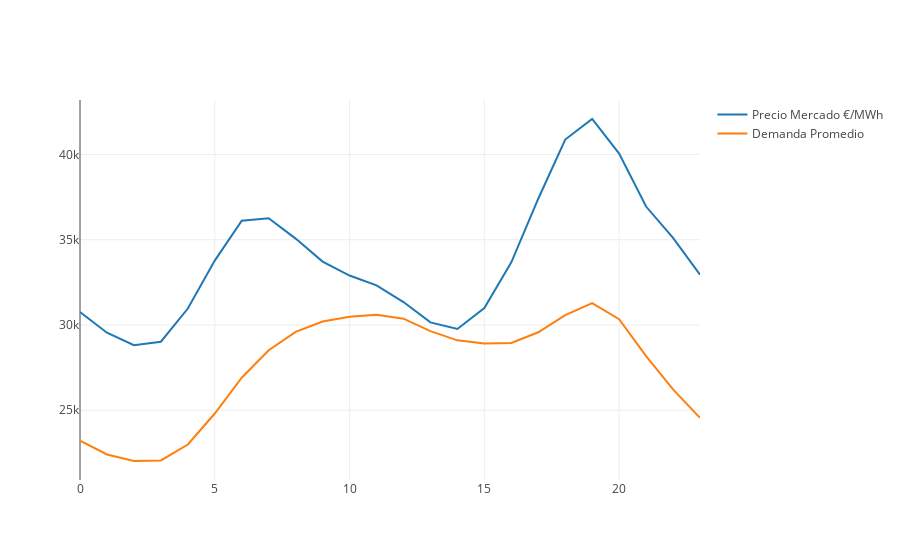

Notebook code cell kept with this figure:
### Code cell
def demandaYprecioPromedioPorHora(dfMercados: DataFrame, dfDemanda: DataFrame): Unit = {
    val dfPromedioMercados = dfMercados
        .select("Valor_Mercado_Spot", "Fecha")
        .groupBy(date_format(col("Fecha"), "HH").as("Hora"))
        .agg(avg("Valor_Mercado_Spot").as("PromedioMercadoPorHora"))
        .orderBy(col("Hora"))
    
    val dfPromedioDemanda = dfDemanda
        .select("Valor_real", "Fecha")
        .groupBy(date_format(col("Fecha"), "HH").as("Hora"))
        .agg(avg("Valor_real").as("PromedioDemandaPorHora"))
        .orderBy(col("Hora"))

    val seqPrecioEnergia = dfPromedioMercados.select("PromedioMercadoPorHora").as[Double].collect.toSeq
    val seqDemanda = dfPromedioDemanda.select("PromedioDemandaPorHora").as[Double].collect.toSeq
    val seqHoras = dfPromedioMercados.select("Hora").as[String].collect.toSeq

    val tracePrecio =  Scatter(seqHoras, seqPrecioEnergia.map(_*500), name = "Precio Mercado €/MWh")
    val traceDemanda = Scatter(seqHoras, seqDemanda, name = "Demanda Promedio")

    val data = Seq(tracePrecio, traceDemanda)
    plot(data)
}

// Ejemplo de uso
demandaYprecioPromedioPorHora(dataFrameMercados, dfDemandaTiempoReal)

### Figure 1 — Plotly figure (JSON) as saved in the notebook; plotly's stock layout.template omitted (floating-point values rounded to 4 significant figures)
{"data": [{"name": "Precio Mercado €/MWh", "type": "scatter", "x": ["00", "01", "02", "03", "04", "05", "06", "07", "08", "09", "10", "11", "12", "13", "14", "15", "16", "17", "18", "19", "20", "21", "22", "23"], "y": [30760.0, 29550.0, 28820.0, 29020.0, 30970.0, 33770.0, 36110.0, 36260.0, 35070.0, 33720.0, 32900.0, 32330.0, 31350.0, 30150.0, 29770.0, 30990.0, 33680.0, 37400.0, 40870.0, 42080.0, 40050.0, 36950.0, 35110.0, 32950.0]}, {"name": "Demanda Promedio", "type": "scatter", "x": ["00", "01", "02", "03", "04", "05", "06", "07", "08", "09", "10", "11", "12", "13", "14", "15", "16", "17", "18", "19", "20", "21", "22", "23"], "y": [23210.0, 22410.0, 22030.0, 22060.0, 22990.0, 24810.0, 26910.0, 28520.0, 29600.0, 30210.0, 30480.0, 30600.0, 30370.0, 29640.0, 29100.0, 28920.0, 28950.0, 29580.0, 30580.0, 31280.0, 30340.0, 28170.0, 26220.0, 24550.0]}], "layout": {"autosize": true, "xaxis": {"autorange": true, "range": [0, 23], "type": "linear"}, "yaxis": {"autorange": true, "range": [20910.0, 43190.0], "type": "linear"}}}
